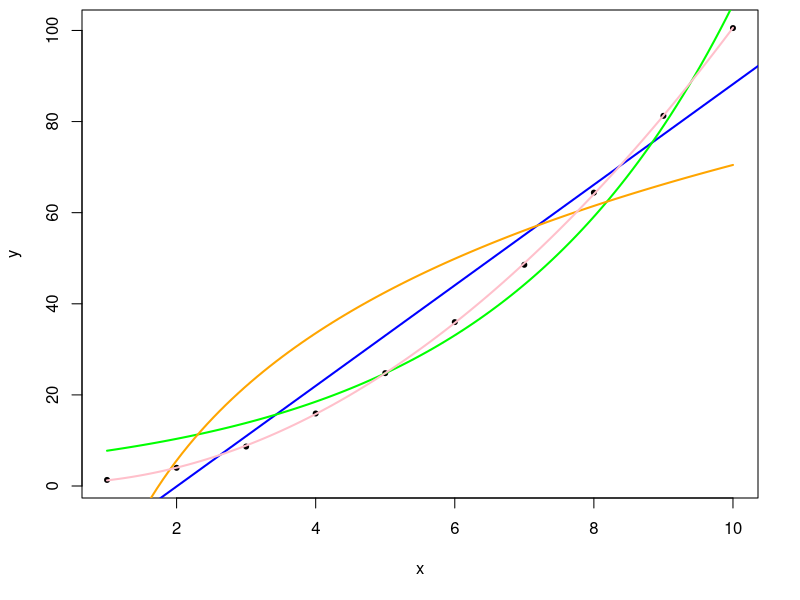

The R script that drew this image: (Note: this script raises an error after producing the figure.)
# set the margins
tmpmar <- par("mar")
tmpmar[3] <- 0.5
par(mar=tmpmar)

# get underlying plot
x <- 1:10
y <- jitter(x^2)
plot(x, y, pch=20)

# basic straight line of fit
fit <- glm(y~x)
co <- coef(fit)
abline(fit, col="blue", lwd=2)

# exponential
f <- function(x,a,b) {a * exp(b * x)}
fit <- nls(y ~ f(x,a,b), start = c(a=1, b=1)) 
co <- coef(fit)
curve(f(x, a=co[1], b=co[2]), add = TRUE, col="green", lwd=2) 

# logarithmic
f <- function(x,a,b) {a * log(x) + b}
fit <- nls(y ~ f(x,a,b), start = c(a=1, b=1)) 
co <- coef(fit)
curve(f(x, a=co[1], b=co[2]), add = TRUE, col="orange", lwd=2) 

# polynomial
f <- function(x,a,b,d) {(a*x^2) + (b*x) + d}
fit <- nls(y ~ f(x,a,b,d), start = c(a=1, b=1, d=1)) 
co <- coef(fit)
curve(f(x, a=co[1], b=co[2], d=co[3]), add = TRUE, col="pink", lwd=2)


# baby func f = a/(1+exp(-(x-x0)/b))
f <- function(x,a,b,x0) {a/(1+exp(-(x-x0)/b))}
fit <- nls(y ~ f(x,a,b,x0), start = c(a=1, b=1, x0=1)) 
co <- coef(fit)
curve(f(x, a=co[1], b=co[2], x0=co[3]),  add = TRUE, col="pink", lwd=2)
